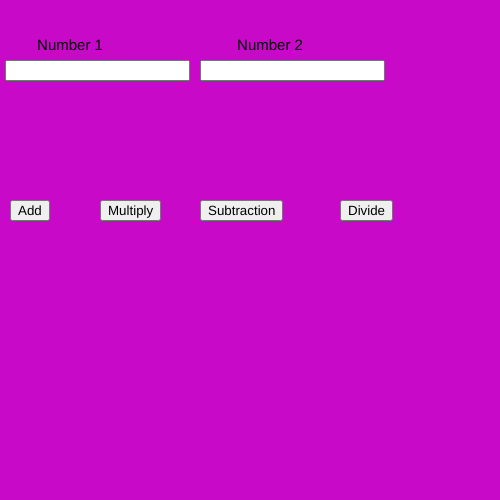
Frame 1 (no input)
Frame 60 (no input): identical to frame 1, image omitted
Frame 120 (the mouse pressed at the canvas centre since frame 60): identical to frame 1, image omitted

The p5.js sketch that drew this single still picture (run headless with seeded random() and noise() and a simulated clock; from frame 60 on, the mouse is pressed at the canvas centre):

// p5.js sketch
// ── sketch.js
var n1,n2;
var b1,b2,b3,b4;

function setup() {
  
  createCanvas(500, 500);
  
  num1 = createInput();
  num1.position(5, 60);
  
  num2 = createInput();
  num2.position(200, 60);
  
  b1 = createButton("Add");
  b1.position(10, 200);
  b1.mousePressed(add);
  
  b2 = createButton("Multiply");
  b2.position(100, 200);
  b2.mousePressed(multiply);
  
  b3 = createButton("Subtraction")
  b3.position(200, 200)
  b3.mousePressed(subtract)

  b4 = createButton("Divide")
  b4.position(340, 200)
  b4.mousePressed(divide)

  textAlign(CENTER);
  textSize(15);
}

function draw() {
  background(200,10,200)
  text("Number 1",70,50)
  text("Number 2",270,50)
  n1 = parseInt(num1.value())
  n2 = parseInt(num2.value())

}

function add()
{
  console.log("The Sum of Two Numbers is: " + n1 + n2)
}
function multiply()
{
  console.log("The Product of Two Numbers is: " + n1 * n2)
}
function subtract()
{
  console.log("The Difference of Two Numbers is: " + n1 - n2)
}
function divide()
{
  console.log("The Result of Dividing Two Numbers is: " + n1 / n2)
}
